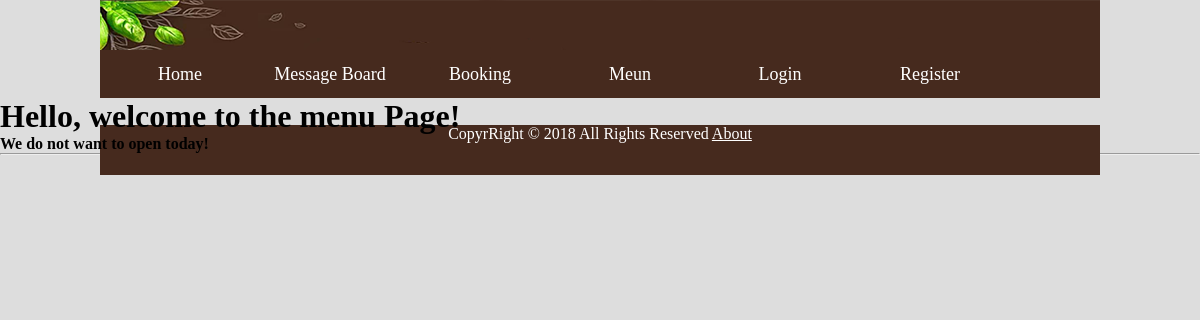
Page /HotPotWebsite/menu/ on the earlier database version.
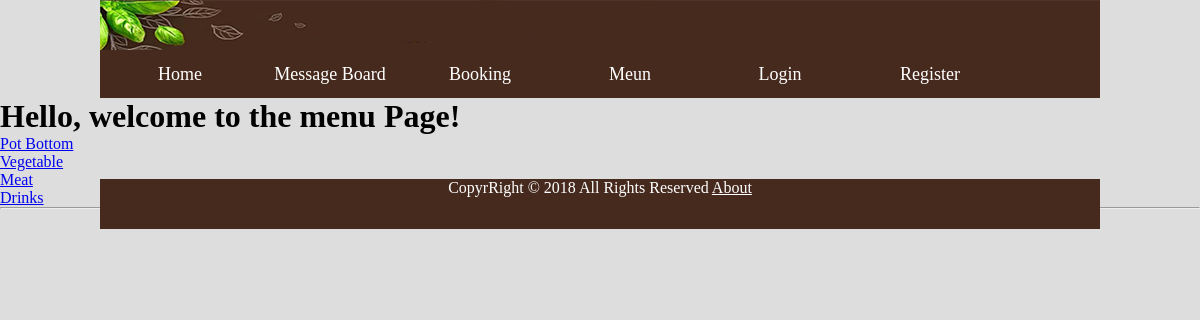
Same page on the later database version.
### HotPotWebsite/models.py (models this page shows, shortened)
class MenuCategory(models.Model):
    name = models.CharField(max_length=128, unique=True)
    slug = models.SlugField(unique=True)
    class Meta:
        verbose_name_plural = 'categories'

### HotPotWebsite/views.py (the view)
def menu(request):
    category_list = MenuCategory.objects.all
    context_dict = {'categories': category_list}
    return render(request, 'HotPotWebsite/menu.html', context_dict)

### templates/HotPotWebsite/menu.html
{% extends 'HotPotWebsite/base.html' %}
{% load staticfiles %}
{% block body_block %}
    <h1> Hello, welcome to the menu Page!</h1>
        {% if categories %}
            {% for category in categories %}
                <li><a href="/HotPotWebsite/category/{{category.slug}}">{{category.name}}</a></li>
            {% endfor %}
        {% else %}
            <strong> We do not want to open today! </strong>
        {% endif %}
{% endblock %}

### templates/HotPotWebsite/base.html (shortened to what this page needs)
<!DOCTYPE html>
{% load staticfiles %}
{% load HotPotWebsite_template_tags %}
<html>
 	<head>
		<link rel="stylesheet" href="{% static 'style/css.css' %}" />
	</head>
    <body>
		<div class="head">
			<div class="logo">
			</div>
            <div class="menu">
				<ul>
					<li><a href="{% url 'index' %}">Home</a></li>
					<li><a href="{% url 'message_board' %}">Message Board</a></li>
					<li><a href="{% url 'book' %}">Booking</a></li>
					<li><a href="{% url 'menu' %}">Meun</a></li>
					{% if user.is_authenticated %}
						<li><a href="{% url 'logout' %}">Logout</a> </li>>
					{% else %}
						<li><a href="{% url 'login' %}">Login</a></li>
					{% endif %}
					<li><a href="{% url 'register' %}">Register</a></li>
				</ul>
			</div>
        </div>
        <div>
            {% block body_block %}
            {% endblock %}
        </div>
        <div class="bottom">
        	<p>CopyrRight © 2018 All Rights Reserved <a href="{% url 'about' %}">About</a> </p>
        </div>
    </body>
</html>

### static/style/css.css (style rules this page uses)
body { background-color:#DDD; }
.head { margin-left:auto; margin-right:auto; width:1000px; height:98px; background-image:url(../image/head.png); background-repeat: no-repeat; }
.logo { position:absolute; margin-left: 700px; width:300px; height:150px; }
.menu { position:absolute; width:1000px; height:48px; margin-top:50px; margin-left: 0px; background-color: rgb(70,42,30); }
.menu ul { margin:auto; padding-left: 40; }
.menu ul li { list-style:none; float:left; padding-left: 10px; width:140px; height:48px; line-height:48px; color: white; font-size:large; }
.menu ul li a { color:#FFFFFF; text-decoration:none; display:block; height:48px; text-align:center; }
* { margin:0; padding:0; list-style:none; }
.bottom { margin:0 auto; margin-top: -30px; width:1000px; height: 50px; background-color: rgb(70,42,30) ; text-align: center; overflow:hidden; }
.bottom p { text-align: center; color: white; overflow:hidden; }
.bottom p a { text-align: center; color: white; }

Differences in the rows shown:
added MenuCategory: name "Pot Bottom"
added MenuCategory: name "Vegetable"
added MenuCategory: name "Meat"
added MenuCategory: name "Drinks"
Other differences:
text no longer shown: "We do not want to open today!"
